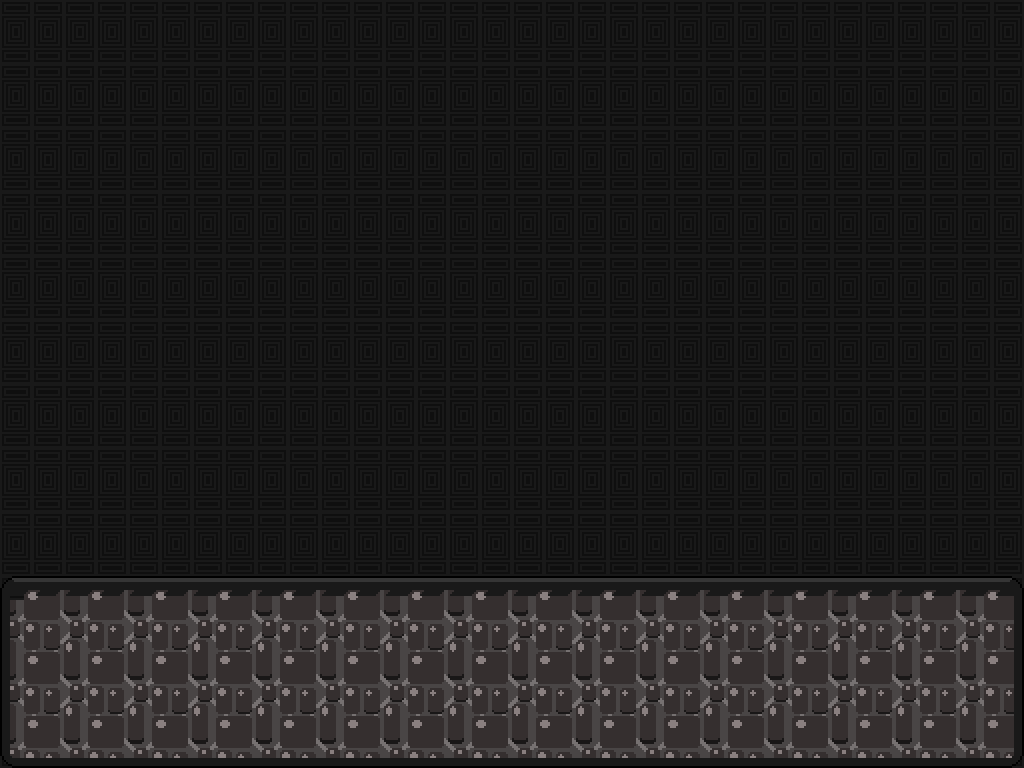

The image is a tile-based game level rendered from a .tmx file. Its description and complete source (layers, tilesets, objects, tile grids) follow:
An orthogonal 16x12 tile map with 64x64 px tiles, 2 tile layers (bg, Tile Layer 2) and 14 objects (4x Floor, 4x Camera, 2x Door, 2x Player, Start, ...).

<map version="1.2" tiledversion="1.2.0" orientation="orthogonal" renderorder="right-down" width="16" height="12" tilewidth="64" tileheight="64" infinite="0" nextlayerid="8" nextobjectid="19">
 <tileset firstgid="1" source="Scotiabank tileset and BG.tsx" />
 <layer id="4" name="bg" width="16" height="12">
  <data encoding="csv">
5,5,5,5,5,5,5,5,5,5,5,5,5,5,5,5,
5,5,5,5,5,5,5,5,5,5,5,5,5,5,5,5,
5,5,5,5,5,5,5,5,5,5,5,5,5,5,5,5,
5,5,5,5,5,5,5,5,5,5,5,5,5,5,5,5,
5,5,5,5,5,5,5,5,5,5,5,5,5,5,5,5,
5,5,5,5,5,5,5,5,5,5,5,5,5,5,5,5,
5,5,5,5,5,5,5,5,5,5,5,5,5,5,5,5,
5,5,5,5,5,5,5,5,5,5,5,5,5,5,5,5,
5,5,5,5,5,5,5,5,5,5,5,5,5,5,5,5,
5,5,5,5,5,5,5,5,5,5,5,5,5,5,5,5,
5,5,5,5,5,5,5,5,5,5,5,5,5,5,5,5,
5,5,5,5,5,5,5,5,5,5,5,5,5,5,5,5
</data>
 </layer>
 <layer id="7" name="Tile Layer 2" width="16" height="12">
  <data encoding="csv">
0,0,0,0,0,0,0,0,0,0,0,0,0,0,0,0,
0,0,0,0,0,0,0,0,0,0,0,0,0,0,0,0,
0,0,0,0,0,0,0,0,0,0,0,0,0,0,0,0,
0,0,0,0,0,0,0,0,0,0,0,0,0,0,0,0,
0,0,0,0,0,0,0,0,0,0,0,0,0,0,0,0,
0,0,0,0,0,0,0,0,0,0,0,0,0,0,0,0,
0,0,0,0,0,0,0,0,0,0,0,0,0,0,0,0,
0,0,0,0,0,0,0,0,0,0,0,0,0,0,0,0,
0,0,0,0,0,0,0,0,0,0,0,0,0,0,0,0,
1,2,2,2,2,2,2,2,2,2,2,2,2,2,2,3,
7,8,8,8,8,8,8,8,8,8,8,8,8,8,8,9,
13,14,14,14,14,14,14,14,14,14,14,14,14,14,14,15
</data>
 </layer>
 <objectgroup id="5" name="Object Layer 1">
  <object id="1" name="Floor" x="0" y="576" width="1024" height="192" />
  <object id="2" name="Floor" x="-64" y="0" width="64" height="576" />
  <object id="3" name="Door" x="896" y="384" width="128" height="192">
   <properties>
    <property name="direction" value="back2" />
    <property name="open" value="0" />
    <property name="openKeys" value="4" />
    <property name="openTo" value="4" />
   </properties>
  </object>
  <object id="4" name="Player" x="832" y="448" width="64" height="64">
   <properties>
    <property name="direction" value="back2" />
   </properties>
  </object>
  <object id="5" name="Start" x="0" y="0" width="64" height="64">
   <properties>
    <property name="direction" value="none" />
   </properties>
  </object>
  <object id="6" name="Floor" x="0" y="-64" width="1024" height="64" />
  <object id="7" name="Floor" x="1024" y="0" width="64" height="640" />
  <object id="8" name="Camera" x="-64" y="192" width="64" height="64">
   <properties>
    <property name="direction" value="4" />
   </properties>
  </object>
  <object id="9" name="Camera" x="192" y="-64" width="64" height="64">
   <properties>
    <property name="direction" value="1" />
   </properties>
  </object>
  <object id="10" name="Camera" x="192" y="768" width="64" height="64">
   <properties>
    <property name="direction" value="3" />
   </properties>
  </object>
  <object id="11" name="Camera" x="1024" y="640" width="64" height="64">
   <properties>
    <property name="direction" value="2" />
   </properties>
  </object>
  <object id="16" name="Enemy" x="128" y="448" width="64" height="64">
   <properties>
    <property name="Etype" value="100" />
    <property name="keyReq" value="1" />
    <property name="mode" value="standard" />
    <property name="number" value="0" />
   </properties>
  </object>
  <object id="17" name="Door" x="0" y="384" width="128" height="192">
   <properties>
    <property name="direction" value="back" />
    <property name="open" value="0" />
    <property name="openKeys" value="3" />
    <property name="openTo" value="7" />
   </properties>
  </object>
  <object id="18" name="Player" x="128" y="448" width="64" height="64">
   <properties>
    <property name="direction" value="back" />
   </properties>
  </object>
 </objectgroup>
</map>
